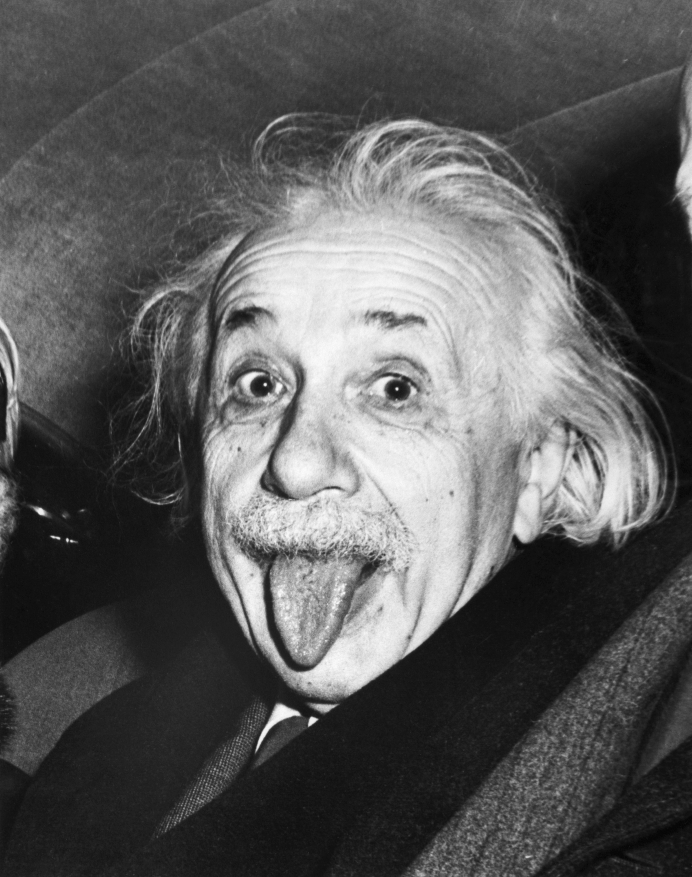
#> input picture Lab 01/assets/albert.jpg, 2768 x 3508 px (shown at 1/4 size)
$ jupyter execute 3-Geometric_Transformation.ipynb
#> lines starting #> are read from the running program, lines starting #| are printed output that depends on the picture; after the words box and inside, x2 and y2 are one past the last pixel; in counts of white or black regions, pixels touching at a corner belong together
# Geometric Transformation

Reference: https://docs.opencv.org/4.x/da/d6e/tutorial_py_geometric_transformations.html

#### OpenCV provides two transformation functions, `cv.warpAffine` and `cv.warpPerspective`, with which you can perform all kinds of transformations. `cv.warpAffine` takes a 2x3 transformation matrix while `cv.warpPerspective` takes a 3x3 transformation matrix as input.

[cell 1]
import numpy as np
import cv2 as cv
import matplotlib.pyplot as plt
plt.figure(figsize=(12, 6))

[cell 2]
img = cv.imread('./assets/albert.jpg')
#> img is the input picture: shape (3508, 2768, 3); min 0, max 255, mean 90.1
assert img is not None, "file could not be read, check with os.path.exists()"
plt.imshow(img)
plt.title('Original Image')
plt.axis('off')  # Hide axes
plt.show()

[cell 3]
img.shape
#> Out = (3508, 2768, 3)

## Resizing

[cell 4]
#Scaling by the factor of 2
res = cv.resize(img,None,fx=2, fy=2, interpolation = cv.INTER_CUBIC)
# cv.imshow('img', res)

[cell 5]
# Display the image using matplotlib
plt.imshow(res)
plt.title('Resized Image')
plt.axis('off')  # Hide axes
plt.show()

[cell 6]
res.shape
#> Out = (7016, 5536, 3)

`cv.resize()`

## Translation

Translation is the shifting of an object's location.
If we know the shift in the (x,y) direction and let it be $$ (t_{x},t_{y}), $$ We can create the transformation matrix as follows:

$$
M =
\begin{bmatrix}
1 & 0 & t_{x} \\
0 & 1 & t_{y}
\end{bmatrix}
$$

We can make it into a Numpy array of type np.float32 and pass it into the `cv.warpAffine()` function. See the below example for a shift of (700,1000):

[cell 7]
rows,cols,ch = img.shape
#> rows = 3508; cols = 2768; ch = 3

M = np.float32([[1,0,700],[0,1,1000]])
dst = cv.warpAffine(img,M,(cols,rows))

plt.imshow(dst)
plt.title('Translated Image')
plt.axis('off')  # Hide axes
plt.show()

The third argument of the `cv.warpAffine()` function is the size of the output image, which should be in the form of **(width, height)**. Remember width = number of columns, and height = number of rows.

[cell 8]
print(dst.shape)
#| (3508, 2768, 3)
assert (img.shape == dst.shape)

To find this transformation matrix, OpenCV provides a function, `cv.getRotationMatrix2D`. Check out the below example which rotates the image by 45 degree with respect to center with an scaling factor of 2.

[cell 9]
rows,cols,ch = img.shape

# cols-1 and rows-1 are the coordinate limits.
M = cv.getRotationMatrix2D(((cols-1)/2.0,(rows-1)/2.0),45,2)
dst = cv.warpAffine(img,M,(cols,rows))

plt.imshow(dst)
plt.title('Rotated Image')
plt.axis('off')  # Hide axes
plt.show()

# Affine Transformation

In affine transformation, all parallel lines in the original image will still be parallel in the output image. To find the transformation matrix, we need three points from the input image and their corresponding locations in the output image. Then `cv.getAffineTransform` will create a 2x3 matrix which is to be passed to `cv.warpAffine`.

[cell 10]
image = cv.imread('./assets/ORTHO.jpg')
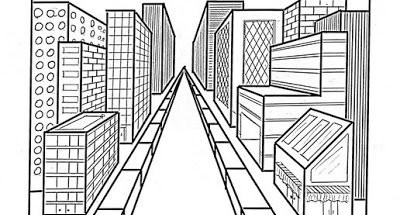
#> input picture Lab 01/assets/ORTHO.jpg, 400 x 215 px
#> image is the input picture: shape (215, 400, 3); min 0, max 255, mean 206.9
assert image is not None, "file could not be read, check with os.path.exists()"
rows,cols,ch = image.shape
#> rows = 215; cols = 400

pts_original = np.float32([[50,50],[200,50],[50,200]])
# pts_original contains three points from the input image that you want to transform.

pts_transformed = np.float32([[10,100],[200,50],[100,250]])
# pts_transformed contains the new locations of the points after the transformation.

M = cv.getAffineTransform(pts_original,pts_transformed)
# function computes a 2x3 affine transformation matrix, M,
# which describes how to transform the three points in pts_original to their corresponding points in pts_transformed.

dst = cv.warpAffine(image,M,(cols,rows))
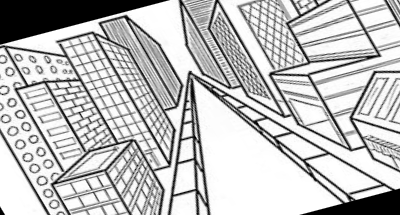
#> dst: shape (215, 400, 3); min 0, max 255, mean 189.9
plt.figure(figsize=(12, 6))

# Draw pts1 points as a blue rectangle on the original image
image_with_rectangle = image.copy()
cv.polylines(image_with_rectangle, [np.int32(pts_original)], isClosed=True, color=(255, 0, 0), thickness=2)
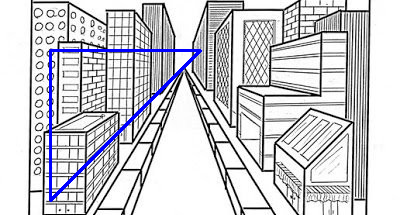
#> image_with_rectangle: shape (215, 400, 3); 1.91% of pixels changed, all inside (x1, y1, x2, y2) = (49, 49, 202, 202)


plt.subplot(121), plt.imshow(cv.cvtColor(image_with_rectangle, cv.COLOR_BGR2RGB)), plt.title('Input with pts')
plt.subplot(122), plt.imshow(cv.cvtColor(dst, cv.COLOR_BGR2RGB)), plt.title('Output after Transformation')
plt.show()
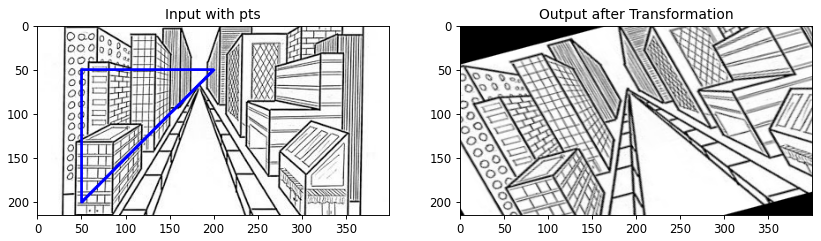
#> figure drawn by matplotlib, 2 panels

# Perspective Transformation

For perspective transformation, we need a 3x3 transformation matrix. Straight lines will remain straight even after the transformation. To find this transformation matrix, we need 4 points on the input image and corresponding points on the output image. Among these 4 points, 3 of them should not be collinear. Then the transformation matrix can be found by the function `cv.getPerspectiveTransform`. Then apply `cv.warpPerspective` with this 3x3 transformation matrix.

[cell 11]
print(image.shape)
#| (215, 400, 3)

pts_original = np.float32([[50, 50], [350, 30], [30, 180], [370, 200]])
# This is a set of four points in the original image (image) that represent a quadrilateral region that we want to transform.
# These points are typically chosen from key positions of the object in the original image.

pts_transformed = np.float32([[0, 0], [300, 0], [0, 300], [300, 300]])
# This is another set of four points that define where you want the pts1 points to map in the transformed image (dst).
# Essentially, this set describes the output quadrilateral (in this case, a 300x300 square).

M = cv.getPerspectiveTransform(pts_original,pts_transformed)

dst = cv.warpPerspective(image,M,(300,300))
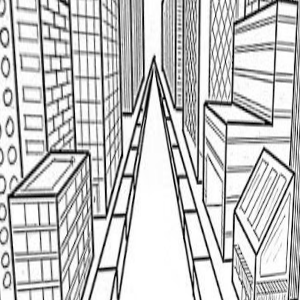
#> dst: shape (300, 300, 3); min 0, max 255, mean 197
plt.figure(figsize=(12, 6))

# Draw pts1 points as a blue rectangle on the original image
image_with_rectangle = image.copy()
cv.polylines(image_with_rectangle, [np.int32(pts_original)], isClosed=True, color=(255, 0, 0), thickness=2)
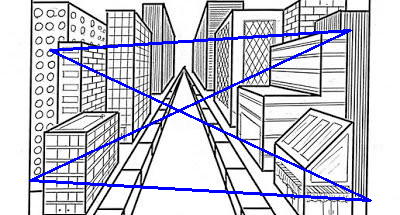
#> image_with_rectangle: shape (215, 400, 3); 4.31% of pixels changed, all inside (x1, y1, x2, y2) = (29, 29, 372, 202)


plt.subplot(121), plt.imshow(cv.cvtColor(image_with_rectangle, cv.COLOR_BGR2RGB)), plt.title('Input with pts')
plt.subplot(122), plt.imshow(cv.cvtColor(dst, cv.COLOR_BGR2RGB)), plt.title('Output after Transformation')
plt.show()
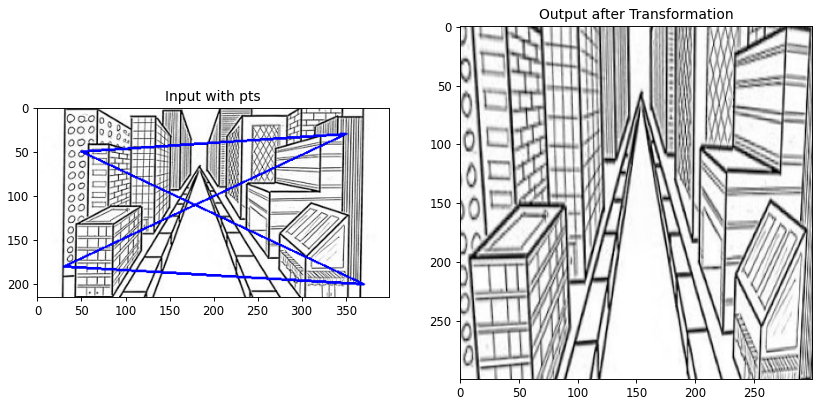
#> figure drawn by matplotlib, 2 panels

# Assignment (10 points)

## Objective:
- Apply different geometric transformations on an image.

## Task:
- Perform scaling, rotation, and translation on an image.

[cell 12]
import cv2
import numpy as np

# Step 1: Read the image
img = cv2.imread('assets/church.jpg')
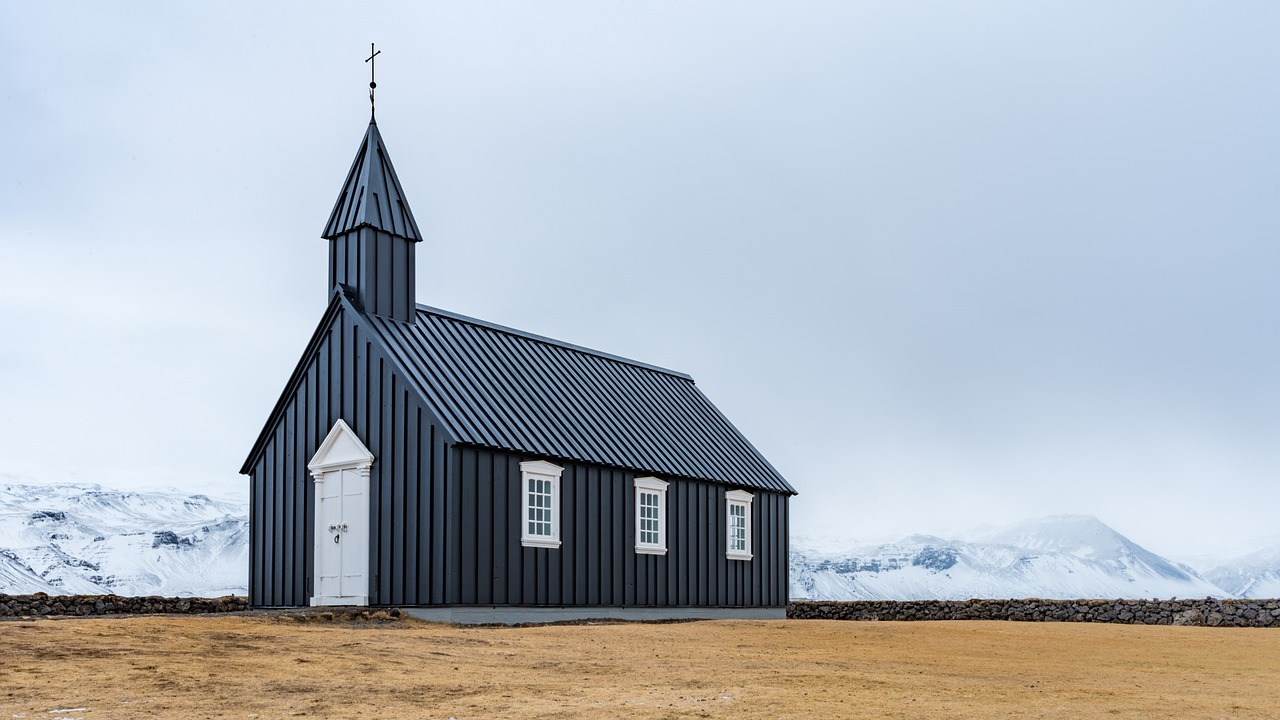
#> input picture Lab 01/assets/church.jpg, 1280 x 720 px
#> img is the input picture: shape (720, 1280, 3); mean B, G, R 190, 181.9, 175.2

# Step 2: Define scaling transformation matrix and apply scaling
scale_factor = 2  # Fill the scale factor
scaled_img = cv2.resize(img, None, fx=scale_factor, fy=scale_factor)

# Step 3: Define rotation matrix and apply rotation
angle = 45  # Fill the angle of rotation
rows, cols = img.shape[:2]
#> rows = 720; cols = 1280
M = cv2.getRotationMatrix2D((cols / 2, rows / 2), angle, 1)
rotated_img = cv2.warpAffine(img, M, (cols, rows))
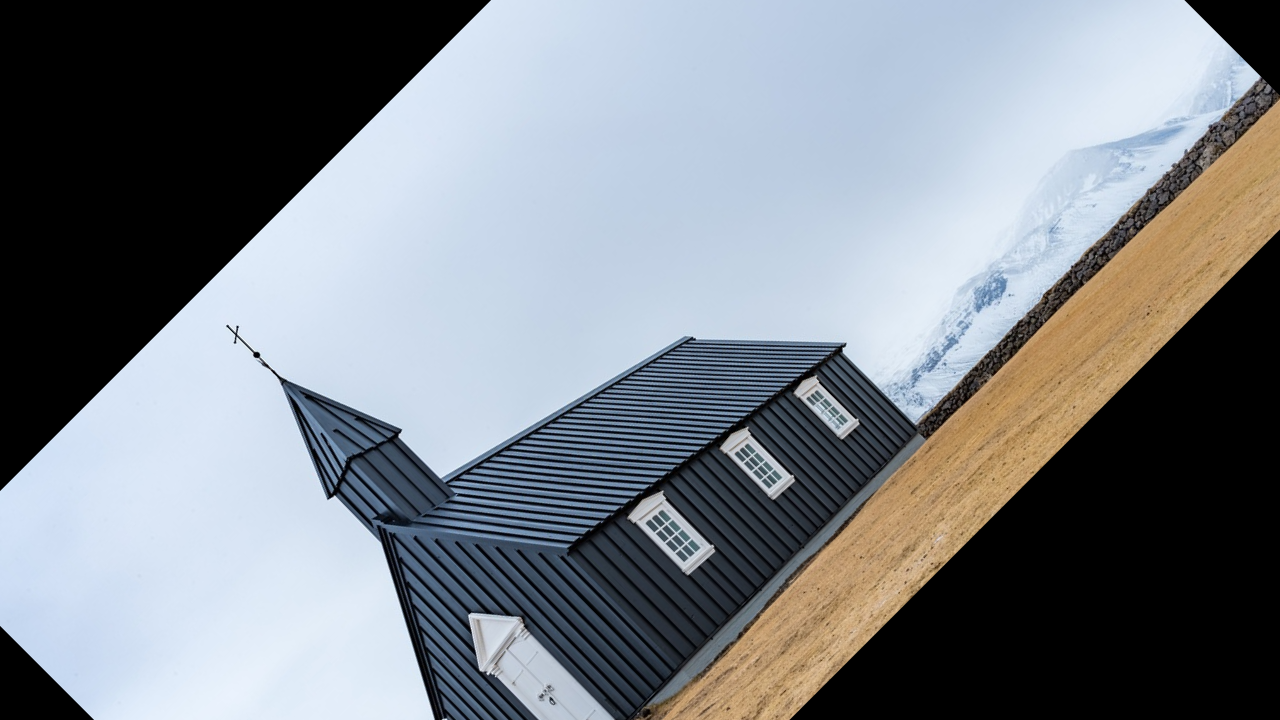
#> rotated_img: shape (720, 1280, 3); mean B, G, R 136.2, 129.9, 124.6

# Step 4: Define translation matrix and apply translation
M = np.float32([[1, 0, 700], [0, 1, 1000]])  # Fill the translation values
translated_img = cv2.warpAffine(img, M, (cols, rows))
#> translated_img: shape (720, 1280, 3); every value is 0

# Step 5: Define the points of translation for Perspective translation and use the provided function to transform the image accordingly
pts1 =  np.float32([[50, 50], [350, 30], [30, 180], [370, 200]])
pts2 =  np.float32([[0, 0], [300, 0], [0, 300], [300, 300]])

M = cv.getPerspectiveTransform(pts1,pts2)
translated_img = cv2.warpPerspective(img, M, (cols, rows))
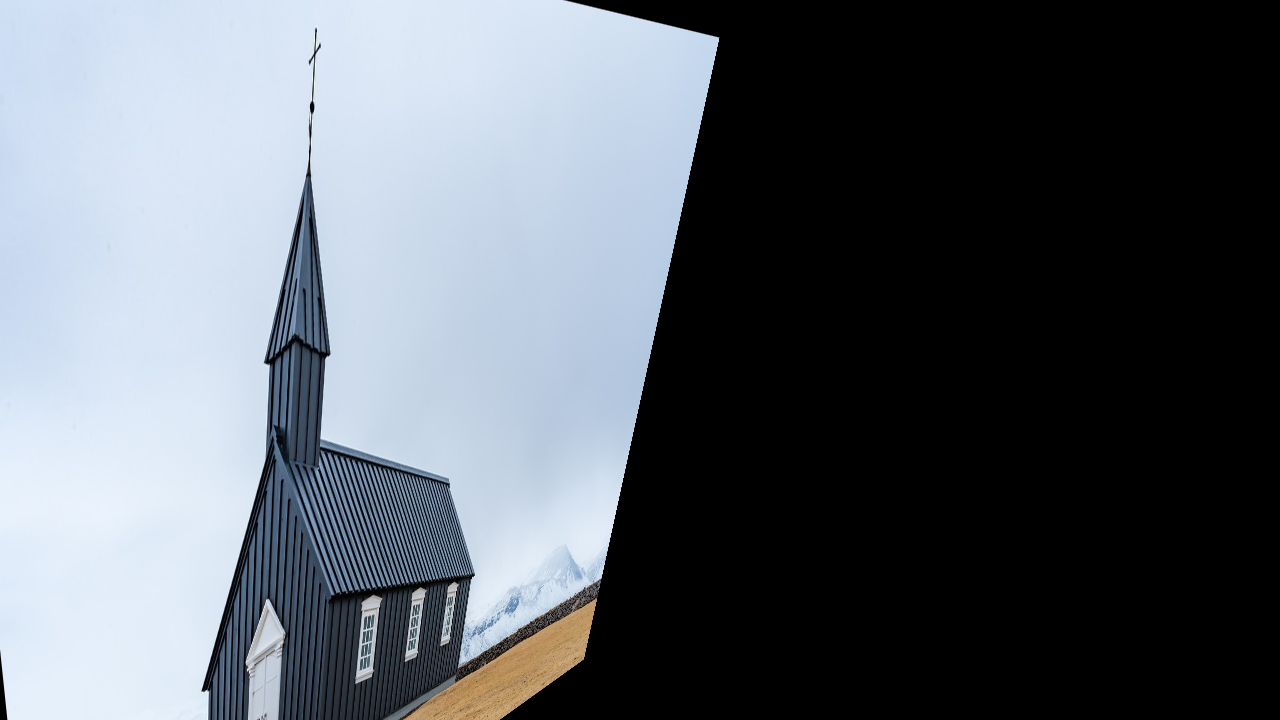
#> translated_img: shape (720, 1280, 3); mean B, G, R 107.4, 99.8, 93.6

# Step 6: Display the transformed images using subplot function from matplotlib library
